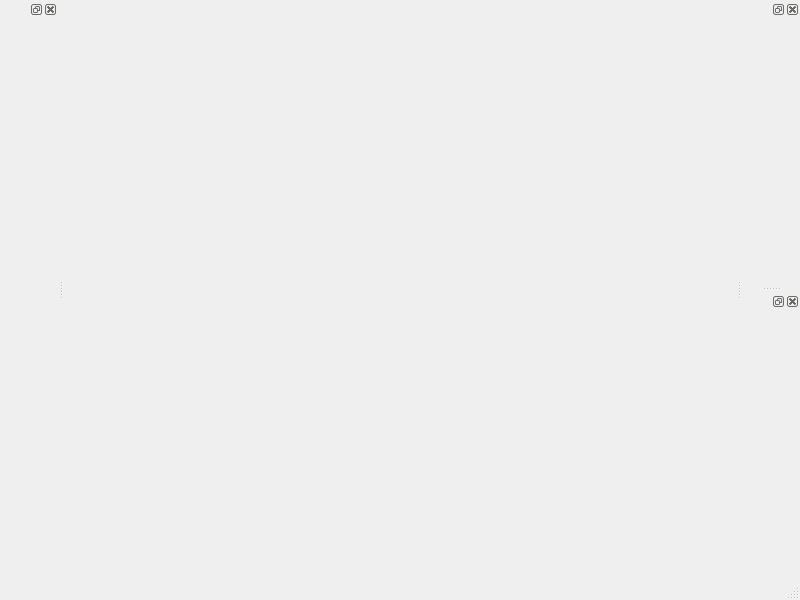
<?xml version="1.0" encoding="UTF-8"?>
<ui version="4.0">
 <class>MainWindow</class>
 <widget class="QMainWindow" name="MainWindow">
  <property name="geometry">
   <rect>
    <x>0</x>
    <y>0</y>
    <width>800</width>
    <height>600</height>
   </rect>
  </property>
  <property name="windowTitle">
   <string>MainWindow</string>
  </property>
  <widget class="QWidget" name="centralwidget"/>
  <widget class="QMenuBar" name="menubar">
   <property name="geometry">
    <rect>
     <x>0</x>
     <y>0</y>
     <width>800</width>
     <height>19</height>
    </rect>
   </property>
  </widget>
  <widget class="QStatusBar" name="statusbar"/>
  <widget class="QDockWidget" name="dockWidget">
   <attribute name="dockWidgetArea">
    <number>1</number>
   </attribute>
   <widget class="QWidget" name="dockWidgetContents"/>
  </widget>
  <widget class="QDockWidget" name="dockWidget_3">
   <attribute name="dockWidgetArea">
    <number>2</number>
   </attribute>
   <widget class="QWidget" name="dockWidgetContents_3"/>
  </widget>
  <widget class="QDockWidget" name="dockWidget_4">
   <attribute name="dockWidgetArea">
    <number>2</number>
   </attribute>
   <widget class="QWidget" name="dockWidgetContents_4"/>
  </widget>
 </widget>
 <resources/>
 <connections/>
</ui>
